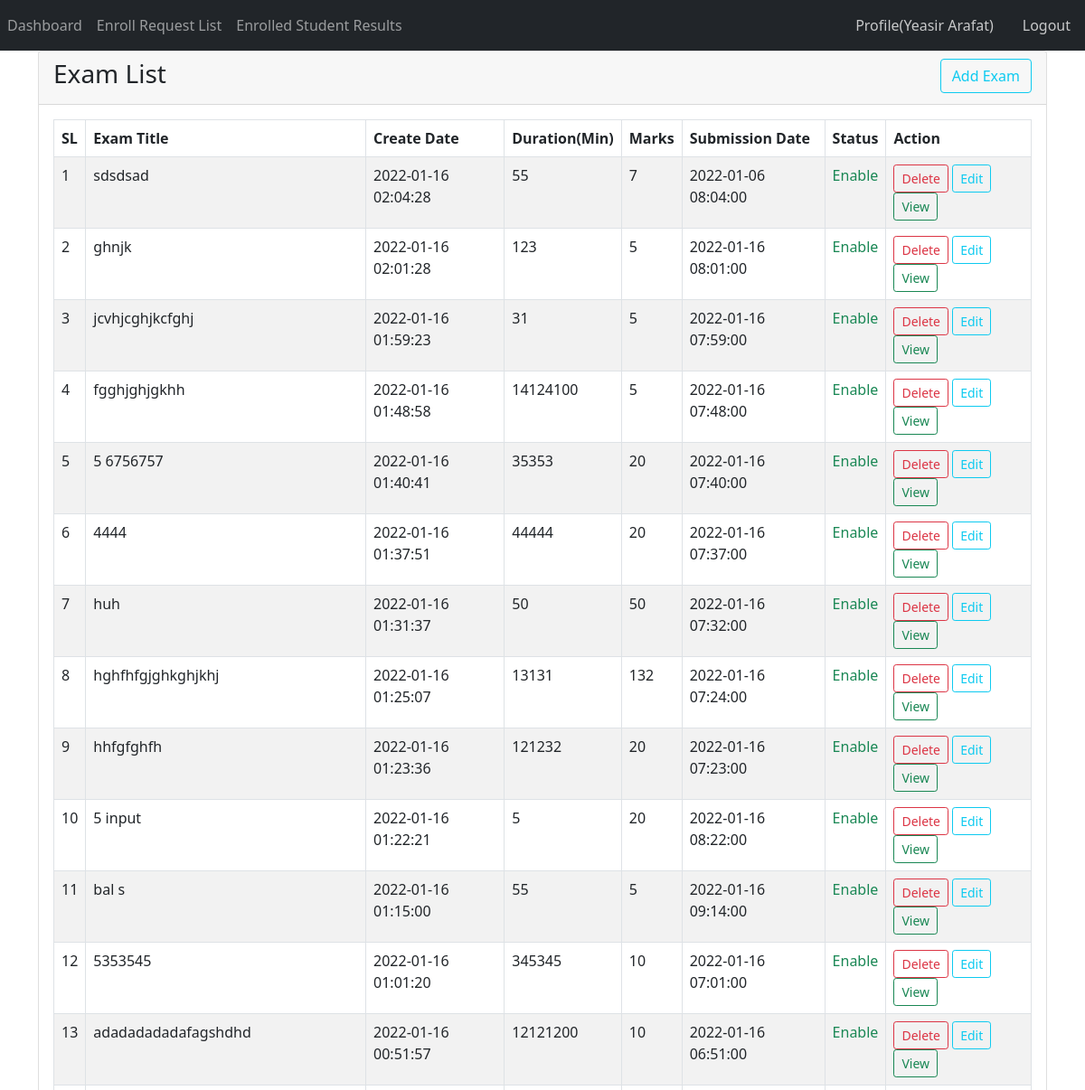
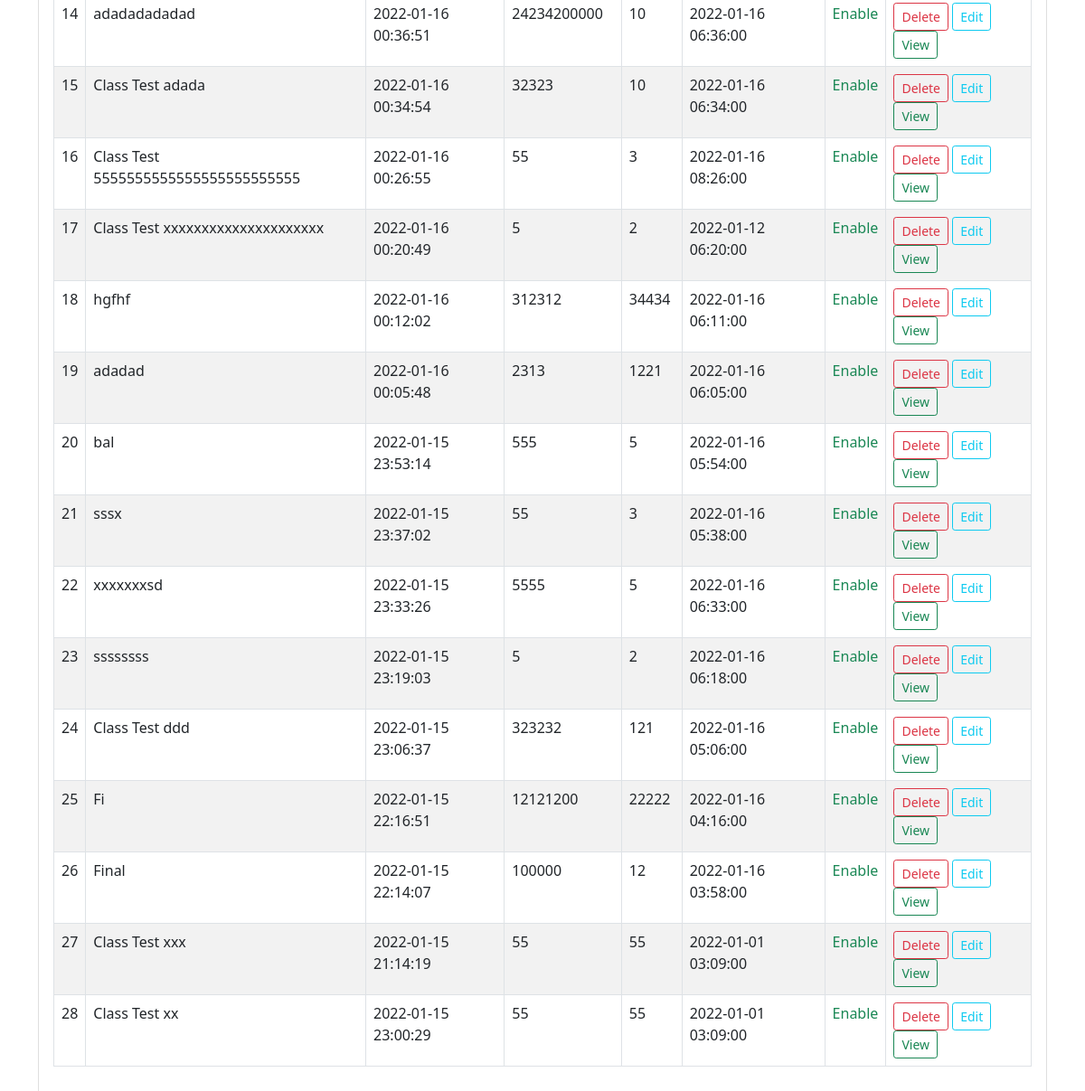
The page /faculty/dashboard.php (signed in) on the database its author committed (2 pictures, top to bottom).
### tables this page shows
CREATE TABLE `exam_tbl` (
  `exam_id` int(10) NOT NULL,
  `faculty_id` int(10) NOT NULL,
  `exam_title` varchar(100) NOT NULL,
  `exam_datetime` timestamp NULL DEFAULT current_timestamp() ON UPDATE current_timestamp(),
  `exam_duration` float DEFAULT NULL,
  `qsn1` text DEFAULT NULL,
  `exam_status` binary(1) DEFAULT NULL,
  `total_marks` float DEFAULT 0,
  `exam_declaration_datetime` datetime DEFAULT NULL,
  `sol1` text DEFAULT NULL,
  `qsn2` text DEFAULT NULL,
  `qsn3` text DEFAULT NULL,
  `sol2` text DEFAULT NULL,
  `sol3` text DEFAULT NULL,
  `qsn4` text DEFAULT NULL,
  `qsn5` text DEFAULT NULL,
  `sol4` text DEFAULT NULL,
  `sol5` text DEFAULT NULL
);

### lib/Database.php (called while the page is built, shortened)
<?php
class Database
{
    public $host = DB_HOST;
    public $user = DB_USER;
    public $pass = DB_PASS;
    public $dbname = DB_NAME;
    public $link;
    private function connectDB()
    {
        $this->link = new mysqli($this->host, $this->user, $this->pass, $this->dbname);
    }
    public function select($query)
    {
        $result = $this->link->query($query) or die($this->link->error . __LINE__);
        if ($result->num_rows > 0) {
            return $result;
        } else {
            return false;
        }
    }
}

### lib/Session.php (called while the page is built, shortened)
<?php
class Session
{
    public static function get($key)
    {
        if (isset($_SESSION[$key])) {
            return $_SESSION[$key];
        } else {
            return false;
        }
    }
}

### class/Exam.php (called while the page is built, shortened)
<?php
require_once('../lib/Database.php');
class Exam
{
    private $db;
    public function __construct()
    {
        $this->db = new Database();
    }
    public function getExamList($facultyId)
    {
        $query = "SELECT * FROM exam_tbl WHERE faculty_id='$facultyId' ORDER BY exam_id DESC";
        $result = $this->db->select($query);
        return $result;
    }
}

### faculty/dashboard.php (the view, shortened to what this page needs)
<?php
include '../lib/Session.php';
 include 'session.php';
include '../lib/Database.php';
include '../class/Exam.php';
$exam = new Exam();
$facultyId =  Session::get('id');
?>
<!DOCTYPE html>
<html lang="en">
<head>
    <link rel="stylesheet" href="../assets/css/bootstrap.min.css">
    <link rel="stylesheet" href="../assets/css/style.css">
</head>
<body>
<?php include 'navbar.php'; ?>
    <div class="container">
        <div class="card">
            <div class="card-header">
                <div class="row">
                    <div class="col-md-9">
                        <h3 class="panel-title">Exam List</h3>
                    </div>
                    <div class="col-md-3 text-end">
                        <a class="btn btn-outline-info" href="add_exam.php" role="button">Add Exam</a>
                    </div>
                </div>
            </div>
            <div class="card-body">
                <div class="table-responsive">
                    <table id="exam_data_table" class="table table-bordered table-striped table-hover">
                        <thead>
                            <tr>
                                <th>SL</th>
                                <th>Exam Title</th>
                                <th>Create Date</th>
                                <th>Duration(Min)</th>
                                <th>Marks</th>
                                <th>Submission Date</th>
                                <th>Status</th>
                                <th>Action</th>
                            </tr>
                        </thead>
                        <tbody>
                            <?php
                            $results = $exam->getExamList($facultyId);
                            $i = 0;
                            if ($results) {
                                foreach ($results as $value) {
                                    $i++;
                            ?>
                                    <tr>
                                        <td><?php echo $i; ?></td>
                                        <td><?php echo $value['exam_title']; ?></td>
                                        <td><?php echo $value['exam_datetime']; ?></td>
                                        <td><?php echo $value['exam_duration']; ?></td>
                                        <td><?php echo $value['total_marks']; ?></td>
                                        <td><?php echo $value['exam_declaration_datetime']; ?></td>
                                        <td>
                                            <?php
                                            $status = $value['exam_status'];
                                            if ($status == 0) {
                                                echo "<span class='text-success'>Enable</span>";
                                            } else {
                                                echo "<span class='text-danger'>Disable</span>";
                                            }
                                            ?>
                                        </td>
                                        <td>
                                            <a class="btn btn-outline-danger btn-sm" onclick="return confirm('Are you sure to Delete')" href="?delExam=<?php echo $value['exam_id']; ?>">Delete</a>
                                            <a class="btn btn-outline-info btn-sm" href="update_exam.php?udpateExam=<?php echo $value['exam_id']; ?>">Edit</a>
                                            <a class="btn btn-outline-success btn-sm" href="view_exam.php?viewExam=<?php echo $value['exam_id']; ?>">View</a>
                                        </td>
                                    </tr>
                            <?php
                                }
                            }
                            ?>
                        </tbody>
                    </table>
                </div>
            </div>
        </div>
    </div>
</body>
</html>

### rows shown on the page
exam_tbl: exam_title "sdsdsad", exam_datetime "2022-01-16 02:04:28", exam_duration "55", total_marks "7", exam_declaration_datetime "2022-01-06 08:04:00", exam_status "Enable"
exam_tbl: exam_title "ghnjk", exam_datetime "2022-01-16 02:01:28", exam_duration "123", total_marks "5", exam_declaration_datetime "2022-01-16 08:01:00", exam_status "Enable"
exam_tbl: exam_title "jcvhjcghjkcfghj", exam_datetime "2022-01-16 01:59:23", exam_duration "31", total_marks "5", exam_declaration_datetime "2022-01-16 07:59:00", exam_status "Enable"
exam_tbl: exam_title "fgghjghjgkhh", exam_datetime "2022-01-16 01:48:58", exam_duration "14124100", total_marks "5", exam_declaration_datetime "2022-01-16 07:48:00", exam_status "Enable"
exam_tbl: exam_title "5 6756757", exam_datetime "2022-01-16 01:40:41", exam_duration "35353", total_marks "20", exam_declaration_datetime "2022-01-16 07:40:00", exam_status "Enable"
exam_tbl: exam_title "4444", exam_datetime "2022-01-16 01:37:51", exam_duration "44444", total_marks "20", exam_declaration_datetime "2022-01-16 07:37:00", exam_status "Enable"
exam_tbl: exam_title "huh", exam_datetime "2022-01-16 01:31:37", exam_duration "50", total_marks "50", exam_declaration_datetime "2022-01-16 07:32:00", exam_status "Enable"
exam_tbl: exam_title "hghfhfgjghkghjkhj", exam_datetime "2022-01-16 01:25:07", exam_duration "13131", total_marks "132", exam_declaration_datetime "2022-01-16 07:24:00", exam_status "Enable"
exam_tbl: exam_title "hhfgfghfh", exam_datetime "2022-01-16 01:23:36", exam_duration "121232", total_marks "20", exam_declaration_datetime "2022-01-16 07:23:00", exam_status "Enable"
exam_tbl: exam_title "5 input", exam_datetime "2022-01-16 01:22:21", exam_duration "5", total_marks "20", exam_declaration_datetime "2022-01-16 08:22:00", exam_status "Enable"
exam_tbl: exam_title "bal s", exam_datetime "2022-01-16 01:15:00", exam_duration "55", total_marks "5", exam_declaration_datetime "2022-01-16 09:14:00", exam_status "Enable"
exam_tbl: exam_title "5353545", exam_datetime "2022-01-16 01:01:20", exam_duration "345345", total_marks "10", exam_declaration_datetime "2022-01-16 07:01:00", exam_status "Enable"
exam_tbl: exam_title "adadadadadafagshdhd", exam_datetime "2022-01-16 00:51:57", exam_duration "12121200", total_marks "10", exam_declaration_datetime "2022-01-16 06:51:00", exam_status "Enable"
exam_tbl: exam_title "adadadadadad", exam_datetime "2022-01-16 00:36:51", exam_duration "24234200000", total_marks "10", exam_declaration_datetime "2022-01-16 06:36:00", exam_status "Enable"
exam_tbl: exam_title "Class Test adada", exam_datetime "2022-01-16 00:34:54", exam_duration "32323", total_marks "10", exam_declaration_datetime "2022-01-16 06:34:00", exam_status "Enable"
exam_tbl: exam_title "Class Test 5555555555555555555555555", exam_datetime "2022-01-16 00:26:55", exam_duration "55", total_marks "3", exam_declaration_datetime "2022-01-16 08:26:00", exam_status "Enable"
exam_tbl: exam_title "Class Test xxxxxxxxxxxxxxxxxxxxx", exam_datetime "2022-01-16 00:20:49", exam_duration "5", total_marks "2", exam_declaration_datetime "2022-01-12 06:20:00", exam_status "Enable"
exam_tbl: exam_title "hgfhf", exam_datetime "2022-01-16 00:12:02", exam_duration "312312", total_marks "34434", exam_declaration_datetime "2022-01-16 06:11:00", exam_status "Enable"
exam_tbl: exam_title "adadad", exam_datetime "2022-01-16 00:05:48", exam_duration "2313", total_marks "1221", exam_declaration_datetime "2022-01-16 06:05:00", exam_status "Enable"
exam_tbl: exam_title "bal", exam_datetime "2022-01-15 23:53:14", exam_duration "555", total_marks "5", exam_declaration_datetime "2022-01-16 05:54:00", exam_status "Enable"
exam_tbl: exam_title "sssx", exam_datetime "2022-01-15 23:37:02", exam_duration "55", total_marks "3", exam_declaration_datetime "2022-01-16 05:38:00", exam_status "Enable"
exam_tbl: exam_title "xxxxxxxsd", exam_datetime "2022-01-15 23:33:26", exam_duration "5555", total_marks "5", exam_declaration_datetime "2022-01-16 06:33:00", exam_status "Enable"
exam_tbl: exam_title "ssssssss", exam_datetime "2022-01-15 23:19:03", exam_duration "5", total_marks "2", exam_declaration_datetime "2022-01-16 06:18:00", exam_status "Enable"
exam_tbl: exam_title "Class Test ddd", exam_datetime "2022-01-15 23:06:37", exam_duration "323232", total_marks "121", exam_declaration_datetime "2022-01-16 05:06:00", exam_status "Enable"
exam_tbl: exam_title "Fi", exam_datetime "2022-01-15 22:16:51", exam_duration "12121200", total_marks "22222", exam_declaration_datetime "2022-01-16 04:16:00", exam_status "Enable"
exam_tbl: exam_title "Final", exam_datetime "2022-01-15 22:14:07", exam_duration "100000", total_marks "12", exam_declaration_datetime "2022-01-16 03:58:00", exam_status "Enable"
exam_tbl: exam_title "Class Test xxx", exam_datetime "2022-01-15 21:14:19", exam_duration "55", total_marks "55", exam_declaration_datetime "2022-01-01 03:09:00", exam_status "Enable"
exam_tbl: exam_title "Class Test xx", exam_datetime "2022-01-15 23:00:29", exam_duration "55", total_marks "55", exam_declaration_datetime "2022-01-01 03:09:00", exam_status "Enable"

### other values the page prints
Session::get('name') "Yeasir Arafat"
